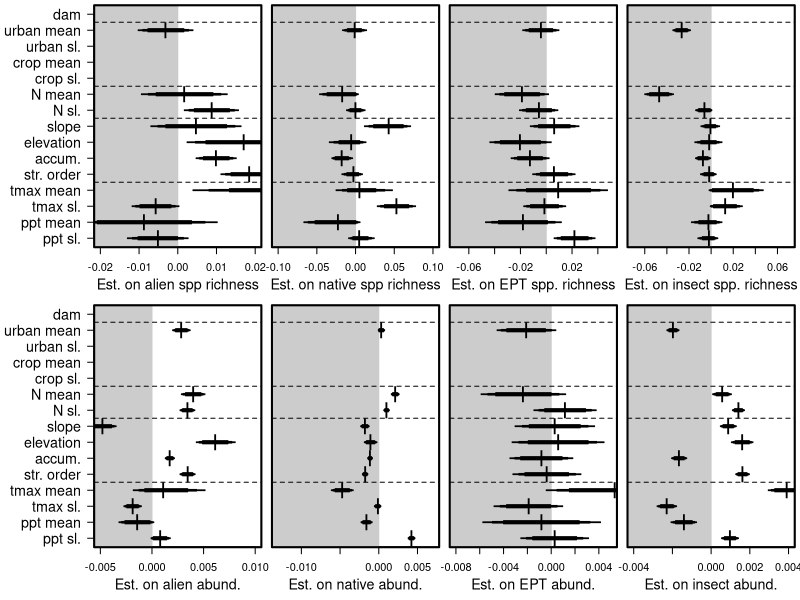

This figure's R source:
##Set working directory
setwd("C:/Users/ewelti/Desktop/git/EuroAquaticMacroInverts/")

# attach data
drivEst <- read.csv("outputs/Driver_metaanaly_Ests.csv")
head(drivEst)
unique(drivEst$Response)

options(scipen=999)

##save plot
tiff(filename = "Drivers_subs.tiff", width = 14, height = 9, units = 'in', res = 600, compression = 'lzw')

##layout
layout(mat = matrix(c(1:10), 
                        nrow = 2, 
                        ncol = 5),
       heights = c(2,2,2,2,2,2,2,2,2,2),
       widths = c(1,2,2,2,2,1,2,2,2,2))
#layout.show(10)

par(mar=c(4,0.4,0.4,0.4))
#empty plot for where the labels will go
plot(0, xaxt = 'n', yaxt = 'n', bty = 'n', pch = '', ylab = '', xlab = '')
plot(0, xaxt = 'n', yaxt = 'n', bty = 'n', pch = '', ylab = '', xlab = '')
#####################Sub metrics ##############################
#### alien_SppRich #####
sub <- subset(drivEst, Response == "alien_SppRich")
est <- sub$Estimate[2:16]
yy <- c(1,3,2,4,5,6,7,8,9,10,14,12,11,13,15)
plot(yy ~ est, ylab="",xlab="", yaxt="n", las=1, type="n",xlim=c(-0.02,0.02), cex=2)
axis(2, at=yy, labels=c("ppt sl.", "tmax sl.", "ppt mean", "tmax mean", "str. order",
    "accum.", "elevation", "slope", "N sl.", "N mean", "urban mean", "crop mean", "crop sl.",
    "urban sl.", "dam"), las=1,cex.axis=1.3)
title(xlab="Est. on alien spp richness", line=2.4,cex.lab=1.3)
polygon(x=c(-100,-100,0,0),
        y=c(-4,22,22,-4), col = "grey80", border = "grey80")
box(lwd=2)
points(yy ~ est, pch="l",cex=2)
yyy1=c(0.975,1.025,1.025,0.975)
yyy2=c(0.95,1.05,1.05,0.95)
yyy3=c(0.9,1.1,1.1,0.9)
polygon(x=c(sub$Q2.5[2], sub$Q2.5[2], sub$Q97.5[2], sub$Q97.5[2]),y=yyy1, col = 1, border = 1,lwd = 1)
polygon(x=c(sub$Q5[2], sub$Q5[2], sub$Q95[2], sub$Q95[2]),y=yyy2, col = 1, border = 1,lwd = 1)
polygon(x=c(sub$Q10[2], sub$Q10[2], sub$Q90[2], sub$Q90[2]),y=yyy3, col = 1, border = 1,lwd = 1)
polygon(x=c(sub$Q2.5[4], sub$Q2.5[4], sub$Q97.5[4], sub$Q97.5[4]),y=(yyy1+1), col = 1, border = 1,lwd = 1)
polygon(x=c(sub$Q5[4], sub$Q5[4], sub$Q95[4], sub$Q95[4]),y=(yyy2+1), col = 1, border = 1,lwd = 1)
polygon(x=c(sub$Q10[4], sub$Q10[4], sub$Q90[4], sub$Q90[4]),y=(yyy3+1), col = 1, border = 1,lwd = 1)
polygon(x=c(sub$Q2.5[3], sub$Q2.5[3], sub$Q97.5[3], sub$Q97.5[3]),y=(yyy1+2), col = 1, border = 1,lwd = 1)
polygon(x=c(sub$Q5[3], sub$Q5[3], sub$Q95[3], sub$Q95[3]),y=(yyy2+2), col = 1, border = 1,lwd = 1)
polygon(x=c(sub$Q10[3], sub$Q10[3], sub$Q90[3], sub$Q90[3]),y=(yyy3+2), col = 1, border = 1,lwd = 1)
polygon(x=c(sub$Q2.5[5], sub$Q2.5[5], sub$Q97.5[5], sub$Q97.5[5]),y=(yyy1+3), col = 1, border = 1,lwd = 1)
polygon(x=c(sub$Q5[5], sub$Q5[5], sub$Q95[5], sub$Q95[5]),y=(yyy2+3), col = 1, border = 1,lwd = 1)
polygon(x=c(sub$Q10[5], sub$Q10[5], sub$Q90[5], sub$Q90[5]),y=(yyy3+3), col = 1, border = 1,lwd = 1)
polygon(x=c(sub$Q2.5[6], sub$Q2.5[6], sub$Q97.5[6], sub$Q97.5[6]),y=(yyy1+4), col = 1, border = 1,lwd = 1)
polygon(x=c(sub$Q5[6], sub$Q5[6], sub$Q95[6], sub$Q95[6]),y=(yyy2+4), col = 1, border = 1,lwd = 1)
polygon(x=c(sub$Q10[6], sub$Q10[6], sub$Q90[6], sub$Q90[6]),y=(yyy3+4), col = 1, border = 1,lwd = 1)
polygon(x=c(sub$Q2.5[7], sub$Q2.5[7], sub$Q97.5[7], sub$Q97.5[7]),y=(yyy1+5), col = 1, border = 1,lwd = 1)
polygon(x=c(sub$Q5[7], sub$Q5[7], sub$Q95[7], sub$Q95[7]),y=(yyy2+5), col = 1, border = 1,lwd = 1)
polygon(x=c(sub$Q10[7], sub$Q10[7], sub$Q90[7], sub$Q90[7]),y=(yyy3+5), col = 1, border = 1,lwd = 1)
polygon(x=c(sub$Q2.5[8], sub$Q2.5[8], sub$Q97.5[8], sub$Q97.5[8]),y=(yyy1+6), col = 1, border = 1,lwd = 1)
polygon(x=c(sub$Q5[8], sub$Q5[8], sub$Q95[8], sub$Q95[8]),y=(yyy2+6), col = 1, border = 1,lwd = 1)
polygon(x=c(sub$Q10[8], sub$Q10[8], sub$Q90[8], sub$Q90[8]),y=(yyy3+6), col = 1, border = 1,lwd = 1)
polygon(x=c(sub$Q2.5[9], sub$Q2.5[9], sub$Q97.5[9], sub$Q97.5[9]),y=(yyy1+7), col = 1, border = 1,lwd = 1)
polygon(x=c(sub$Q5[9], sub$Q5[9], sub$Q95[9], sub$Q95[9]),y=(yyy2+7), col = 1, border = 1,lwd = 1)
polygon(x=c(sub$Q10[9], sub$Q10[9], sub$Q90[9], sub$Q90[9]),y=(yyy3+7), col = 1, border = 1,lwd = 1)
polygon(x=c(sub$Q2.5[10], sub$Q2.5[10], sub$Q97.5[10], sub$Q97.5[10]),y=(yyy1+8), col = 1, border = 1,lwd = 1)
polygon(x=c(sub$Q5[10], sub$Q5[10], sub$Q95[10], sub$Q95[10]),y=(yyy2+8), col = 1, border = 1,lwd = 1)
polygon(x=c(sub$Q10[10], sub$Q10[10], sub$Q90[10], sub$Q90[10]),y=(yyy3+8), col = 1, border = 1,lwd = 1)
polygon(x=c(sub$Q2.5[11], sub$Q2.5[11], sub$Q97.5[11], sub$Q97.5[11]),y=(yyy1+9), col = 1, border = 1,lwd = 1)
polygon(x=c(sub$Q5[11], sub$Q5[11], sub$Q95[11], sub$Q95[11]),y=(yyy2+9), col = 1, border = 1,lwd = 1)
polygon(x=c(sub$Q10[11], sub$Q10[11], sub$Q90[11], sub$Q90[11]),y=(yyy3+9), col = 1, border = 1,lwd = 1)
polygon(x=c(sub$Q2.5[14], sub$Q2.5[14], sub$Q97.5[14], sub$Q97.5[14]),y=(yyy1+10), col = 1, border = 1,lwd = 1)
polygon(x=c(sub$Q5[14], sub$Q5[14], sub$Q95[14], sub$Q95[14]),y=(yyy2+10), col = 1, border = 1,lwd = 1)
polygon(x=c(sub$Q10[14], sub$Q10[14], sub$Q90[14], sub$Q90[14]),y=(yyy3+10), col = 1, border = 1,lwd = 1)
polygon(x=c(sub$Q2.5[13], sub$Q2.5[13], sub$Q97.5[13], sub$Q97.5[13]),y=(yyy1+11), col = 1, border = 1,lwd = 1)
polygon(x=c(sub$Q5[13], sub$Q5[13], sub$Q95[13], sub$Q95[13]),y=(yyy2+11), col = 1, border = 1,lwd = 1)
polygon(x=c(sub$Q10[13], sub$Q10[13], sub$Q90[13], sub$Q90[13]),y=(yyy3+11), col = 1, border = 1,lwd = 1)
polygon(x=c(sub$Q2.5[15], sub$Q2.5[15], sub$Q97.5[15], sub$Q97.5[15]),y=(yyy1+12), col = 1, border = 1,lwd = 1)
polygon(x=c(sub$Q5[15], sub$Q5[15], sub$Q95[15], sub$Q95[15]),y=(yyy2+12), col = 1, border = 1,lwd = 1)
polygon(x=c(sub$Q10[15], sub$Q10[15], sub$Q90[15], sub$Q90[15]),y=(yyy3+12), col = 1, border = 1,lwd = 1)
polygon(x=c(sub$Q2.5[12], sub$Q2.5[12], sub$Q97.5[12], sub$Q97.5[12]),y=(yyy1+13), col = 1, border = 1,lwd = 1)
polygon(x=c(sub$Q5[12], sub$Q5[12], sub$Q95[12], sub$Q95[12]),y=(yyy2+13), col = 1, border = 1,lwd = 1)
polygon(x=c(sub$Q10[12], sub$Q10[12], sub$Q90[12], sub$Q90[12]),y=(yyy3+13), col = 1, border = 1,lwd = 1)
polygon(x=c(sub$Q2.5[16], sub$Q2.5[16], sub$Q97.5[16], sub$Q97.5[16]),y=(yyy1+14), col = 1, border = 1,lwd = 1)
polygon(x=c(sub$Q5[16], sub$Q5[16], sub$Q95[16], sub$Q95[16]),y=(yyy2+14), col = 1, border = 1,lwd = 1)
polygon(x=c(sub$Q10[16], sub$Q10[16], sub$Q90[16], sub$Q90[16]),y=(yyy3+14), col = 1, border = 1,lwd = 1)
abline(h=4.5,lty=2)
abline(h=8.5,lty=2)
abline(h=10.5,lty=2)
abline(h=14.5,lty=2)

#### alien_abund #####
sub <- subset(drivEst, Response == "alien_abund")
est <- sub$Estimate[2:16]
plot(yy ~ est, ylab="",xlab="", yaxt="n", las=1, type="n",xlim=c(-0.005,0.01), cex=2)
title(xlab="Est. on alien abund.", line=2.4,cex.lab=1.3)
axis(2, at=yy, labels=c("ppt sl.", "tmax sl.", "ppt mean", "tmax mean", "str. order",
    "accum.", "elevation", "slope", "N sl.", "N mean", "urban mean", "crop mean", "crop sl.",
    "urban sl.", "dam"), las=1,cex.axis=1.3)
polygon(x=c(-100,-100,0,0),
        y=c(-4,22,22,-4), col = "grey80", border = "grey80")
box(lwd=2)
points(yy ~ est, pch="l",cex=2)
polygon(x=c(sub$Q2.5[2], sub$Q2.5[2], sub$Q97.5[2], sub$Q97.5[2]),y=yyy1, col = 1, border = 1,lwd = 1)
polygon(x=c(sub$Q5[2], sub$Q5[2], sub$Q95[2], sub$Q95[2]),y=yyy2, col = 1, border = 1,lwd = 1)
polygon(x=c(sub$Q10[2], sub$Q10[2], sub$Q90[2], sub$Q90[2]),y=yyy3, col = 1, border = 1,lwd = 1)
polygon(x=c(sub$Q2.5[4], sub$Q2.5[4], sub$Q97.5[4], sub$Q97.5[4]),y=(yyy1+1), col = 1, border = 1,lwd = 1)
polygon(x=c(sub$Q5[4], sub$Q5[4], sub$Q95[4], sub$Q95[4]),y=(yyy2+1), col = 1, border = 1,lwd = 1)
polygon(x=c(sub$Q10[4], sub$Q10[4], sub$Q90[4], sub$Q90[4]),y=(yyy3+1), col = 1, border = 1,lwd = 1)
polygon(x=c(sub$Q2.5[3], sub$Q2.5[3], sub$Q97.5[3], sub$Q97.5[3]),y=(yyy1+2), col = 1, border = 1,lwd = 1)
polygon(x=c(sub$Q5[3], sub$Q5[3], sub$Q95[3], sub$Q95[3]),y=(yyy2+2), col = 1, border = 1,lwd = 1)
polygon(x=c(sub$Q10[3], sub$Q10[3], sub$Q90[3], sub$Q90[3]),y=(yyy3+2), col = 1, border = 1,lwd = 1)
polygon(x=c(sub$Q2.5[5], sub$Q2.5[5], sub$Q97.5[5], sub$Q97.5[5]),y=(yyy1+3), col = 1, border = 1,lwd = 1)
polygon(x=c(sub$Q5[5], sub$Q5[5], sub$Q95[5], sub$Q95[5]),y=(yyy2+3), col = 1, border = 1,lwd = 1)
polygon(x=c(sub$Q10[5], sub$Q10[5], sub$Q90[5], sub$Q90[5]),y=(yyy3+3), col = 1, border = 1,lwd = 1)
polygon(x=c(sub$Q2.5[6], sub$Q2.5[6], sub$Q97.5[6], sub$Q97.5[6]),y=(yyy1+4), col = 1, border = 1,lwd = 1)
polygon(x=c(sub$Q5[6], sub$Q5[6], sub$Q95[6], sub$Q95[6]),y=(yyy2+4), col = 1, border = 1,lwd = 1)
polygon(x=c(sub$Q10[6], sub$Q10[6], sub$Q90[6], sub$Q90[6]),y=(yyy3+4), col = 1, border = 1,lwd = 1)
polygon(x=c(sub$Q2.5[7], sub$Q2.5[7], sub$Q97.5[7], sub$Q97.5[7]),y=(yyy1+5), col = 1, border = 1,lwd = 1)
polygon(x=c(sub$Q5[7], sub$Q5[7], sub$Q95[7], sub$Q95[7]),y=(yyy2+5), col = 1, border = 1,lwd = 1)
polygon(x=c(sub$Q10[7], sub$Q10[7], sub$Q90[7], sub$Q90[7]),y=(yyy3+5), col = 1, border = 1,lwd = 1)
polygon(x=c(sub$Q2.5[8], sub$Q2.5[8], sub$Q97.5[8], sub$Q97.5[8]),y=(yyy1+6), col = 1, border = 1,lwd = 1)
polygon(x=c(sub$Q5[8], sub$Q5[8], sub$Q95[8], sub$Q95[8]),y=(yyy2+6), col = 1, border = 1,lwd = 1)
polygon(x=c(sub$Q10[8], sub$Q10[8], sub$Q90[8], sub$Q90[8]),y=(yyy3+6), col = 1, border = 1,lwd = 1)
polygon(x=c(sub$Q2.5[9], sub$Q2.5[9], sub$Q97.5[9], sub$Q97.5[9]),y=(yyy1+7), col = 1, border = 1,lwd = 1)
polygon(x=c(sub$Q5[9], sub$Q5[9], sub$Q95[9], sub$Q95[9]),y=(yyy2+7), col = 1, border = 1,lwd = 1)
polygon(x=c(sub$Q10[9], sub$Q10[9], sub$Q90[9], sub$Q90[9]),y=(yyy3+7), col = 1, border = 1,lwd = 1)
polygon(x=c(sub$Q2.5[10], sub$Q2.5[10], sub$Q97.5[10], sub$Q97.5[10]),y=(yyy1+8), col = 1, border = 1,lwd = 1)
polygon(x=c(sub$Q5[10], sub$Q5[10], sub$Q95[10], sub$Q95[10]),y=(yyy2+8), col = 1, border = 1,lwd = 1)
polygon(x=c(sub$Q10[10], sub$Q10[10], sub$Q90[10], sub$Q90[10]),y=(yyy3+8), col = 1, border = 1,lwd = 1)
polygon(x=c(sub$Q2.5[11], sub$Q2.5[11], sub$Q97.5[11], sub$Q97.5[11]),y=(yyy1+9), col = 1, border = 1,lwd = 1)
polygon(x=c(sub$Q5[11], sub$Q5[11], sub$Q95[11], sub$Q95[11]),y=(yyy2+9), col = 1, border = 1,lwd = 1)
polygon(x=c(sub$Q10[11], sub$Q10[11], sub$Q90[11], sub$Q90[11]),y=(yyy3+9), col = 1, border = 1,lwd = 1)
polygon(x=c(sub$Q2.5[14], sub$Q2.5[14], sub$Q97.5[14], sub$Q97.5[14]),y=(yyy1+10), col = 1, border = 1,lwd = 1)
polygon(x=c(sub$Q5[14], sub$Q5[14], sub$Q95[14], sub$Q95[14]),y=(yyy2+10), col = 1, border = 1,lwd = 1)
polygon(x=c(sub$Q10[14], sub$Q10[14], sub$Q90[14], sub$Q90[14]),y=(yyy3+10), col = 1, border = 1,lwd = 1)
polygon(x=c(sub$Q2.5[13], sub$Q2.5[13], sub$Q97.5[13], sub$Q97.5[13]),y=(yyy1+11), col = 1, border = 1,lwd = 1)
polygon(x=c(sub$Q5[13], sub$Q5[13], sub$Q95[13], sub$Q95[13]),y=(yyy2+11), col = 1, border = 1,lwd = 1)
polygon(x=c(sub$Q10[13], sub$Q10[13], sub$Q90[13], sub$Q90[13]),y=(yyy3+11), col = 1, border = 1,lwd = 1)
polygon(x=c(sub$Q2.5[15], sub$Q2.5[15], sub$Q97.5[15], sub$Q97.5[15]),y=(yyy1+12), col = 1, border = 1,lwd = 1)
polygon(x=c(sub$Q5[15], sub$Q5[15], sub$Q95[15], sub$Q95[15]),y=(yyy2+12), col = 1, border = 1,lwd = 1)
polygon(x=c(sub$Q10[15], sub$Q10[15], sub$Q90[15], sub$Q90[15]),y=(yyy3+12), col = 1, border = 1,lwd = 1)
polygon(x=c(sub$Q2.5[12], sub$Q2.5[12], sub$Q97.5[12], sub$Q97.5[12]),y=(yyy1+13), col = 1, border = 1,lwd = 1)
polygon(x=c(sub$Q5[12], sub$Q5[12], sub$Q95[12], sub$Q95[12]),y=(yyy2+13), col = 1, border = 1,lwd = 1)
polygon(x=c(sub$Q10[12], sub$Q10[12], sub$Q90[12], sub$Q90[12]),y=(yyy3+13), col = 1, border = 1,lwd = 1)
polygon(x=c(sub$Q2.5[16], sub$Q2.5[16], sub$Q97.5[16], sub$Q97.5[16]),y=(yyy1+14), col = 1, border = 1,lwd = 1)
polygon(x=c(sub$Q5[16], sub$Q5[16], sub$Q95[16], sub$Q95[16]),y=(yyy2+14), col = 1, border = 1,lwd = 1)
polygon(x=c(sub$Q10[16], sub$Q10[16], sub$Q90[16], sub$Q90[16]),y=(yyy3+14), col = 1, border = 1,lwd = 1)
abline(h=4.5,lty=2)
abline(h=8.5,lty=2)
abline(h=10.5,lty=2)
abline(h=14.5,lty=2)

#### native_SppRich #####
sub <- subset(drivEst, Response == "native_SppRich")
est <- sub$Estimate[2:16]
plot(yy ~ est, ylab="",xlab="", yaxt="n", las=1, type="n",xlim=c(-0.1,0.1), cex=2)
title(xlab="Est. on native spp richness", line=2.4,cex.lab=1.3)
polygon(x=c(-100,-100,0,0),
        y=c(-4,22,22,-4), col = "grey80", border = "grey80")
box(lwd=2)
points(yy ~ est, pch="l",cex=2)
polygon(x=c(sub$Q2.5[2], sub$Q2.5[2], sub$Q97.5[2], sub$Q97.5[2]),y=yyy1, col = 1, border = 1,lwd = 1)
polygon(x=c(sub$Q5[2], sub$Q5[2], sub$Q95[2], sub$Q95[2]),y=yyy2, col = 1, border = 1,lwd = 1)
polygon(x=c(sub$Q10[2], sub$Q10[2], sub$Q90[2], sub$Q90[2]),y=yyy3, col = 1, border = 1,lwd = 1)
polygon(x=c(sub$Q2.5[4], sub$Q2.5[4], sub$Q97.5[4], sub$Q97.5[4]),y=(yyy1+1), col = 1, border = 1,lwd = 1)
polygon(x=c(sub$Q5[4], sub$Q5[4], sub$Q95[4], sub$Q95[4]),y=(yyy2+1), col = 1, border = 1,lwd = 1)
polygon(x=c(sub$Q10[4], sub$Q10[4], sub$Q90[4], sub$Q90[4]),y=(yyy3+1), col = 1, border = 1,lwd = 1)
polygon(x=c(sub$Q2.5[3], sub$Q2.5[3], sub$Q97.5[3], sub$Q97.5[3]),y=(yyy1+2), col = 1, border = 1,lwd = 1)
polygon(x=c(sub$Q5[3], sub$Q5[3], sub$Q95[3], sub$Q95[3]),y=(yyy2+2), col = 1, border = 1,lwd = 1)
polygon(x=c(sub$Q10[3], sub$Q10[3], sub$Q90[3], sub$Q90[3]),y=(yyy3+2), col = 1, border = 1,lwd = 1)
polygon(x=c(sub$Q2.5[5], sub$Q2.5[5], sub$Q97.5[5], sub$Q97.5[5]),y=(yyy1+3), col = 1, border = 1,lwd = 1)
polygon(x=c(sub$Q5[5], sub$Q5[5], sub$Q95[5], sub$Q95[5]),y=(yyy2+3), col = 1, border = 1,lwd = 1)
polygon(x=c(sub$Q10[5], sub$Q10[5], sub$Q90[5], sub$Q90[5]),y=(yyy3+3), col = 1, border = 1,lwd = 1)
polygon(x=c(sub$Q2.5[6], sub$Q2.5[6], sub$Q97.5[6], sub$Q97.5[6]),y=(yyy1+4), col = 1, border = 1,lwd = 1)
polygon(x=c(sub$Q5[6], sub$Q5[6], sub$Q95[6], sub$Q95[6]),y=(yyy2+4), col = 1, border = 1,lwd = 1)
polygon(x=c(sub$Q10[6], sub$Q10[6], sub$Q90[6], sub$Q90[6]),y=(yyy3+4), col = 1, border = 1,lwd = 1)
polygon(x=c(sub$Q2.5[7], sub$Q2.5[7], sub$Q97.5[7], sub$Q97.5[7]),y=(yyy1+5), col = 1, border = 1,lwd = 1)
polygon(x=c(sub$Q5[7], sub$Q5[7], sub$Q95[7], sub$Q95[7]),y=(yyy2+5), col = 1, border = 1,lwd = 1)
polygon(x=c(sub$Q10[7], sub$Q10[7], sub$Q90[7], sub$Q90[7]),y=(yyy3+5), col = 1, border = 1,lwd = 1)
polygon(x=c(sub$Q2.5[8], sub$Q2.5[8], sub$Q97.5[8], sub$Q97.5[8]),y=(yyy1+6), col = 1, border = 1,lwd = 1)
polygon(x=c(sub$Q5[8], sub$Q5[8], sub$Q95[8], sub$Q95[8]),y=(yyy2+6), col = 1, border = 1,lwd = 1)
polygon(x=c(sub$Q10[8], sub$Q10[8], sub$Q90[8], sub$Q90[8]),y=(yyy3+6), col = 1, border = 1,lwd = 1)
polygon(x=c(sub$Q2.5[9], sub$Q2.5[9], sub$Q97.5[9], sub$Q97.5[9]),y=(yyy1+7), col = 1, border = 1,lwd = 1)
polygon(x=c(sub$Q5[9], sub$Q5[9], sub$Q95[9], sub$Q95[9]),y=(yyy2+7), col = 1, border = 1,lwd = 1)
polygon(x=c(sub$Q10[9], sub$Q10[9], sub$Q90[9], sub$Q90[9]),y=(yyy3+7), col = 1, border = 1,lwd = 1)
polygon(x=c(sub$Q2.5[10], sub$Q2.5[10], sub$Q97.5[10], sub$Q97.5[10]),y=(yyy1+8), col = 1, border = 1,lwd = 1)
polygon(x=c(sub$Q5[10], sub$Q5[10], sub$Q95[10], sub$Q95[10]),y=(yyy2+8), col = 1, border = 1,lwd = 1)
polygon(x=c(sub$Q10[10], sub$Q10[10], sub$Q90[10], sub$Q90[10]),y=(yyy3+8), col = 1, border = 1,lwd = 1)
polygon(x=c(sub$Q2.5[11], sub$Q2.5[11], sub$Q97.5[11], sub$Q97.5[11]),y=(yyy1+9), col = 1, border = 1,lwd = 1)
polygon(x=c(sub$Q5[11], sub$Q5[11], sub$Q95[11], sub$Q95[11]),y=(yyy2+9), col = 1, border = 1,lwd = 1)
polygon(x=c(sub$Q10[11], sub$Q10[11], sub$Q90[11], sub$Q90[11]),y=(yyy3+9), col = 1, border = 1,lwd = 1)
polygon(x=c(sub$Q2.5[14], sub$Q2.5[14], sub$Q97.5[14], sub$Q97.5[14]),y=(yyy1+10), col = 1, border = 1,lwd = 1)
polygon(x=c(sub$Q5[14], sub$Q5[14], sub$Q95[14], sub$Q95[14]),y=(yyy2+10), col = 1, border = 1,lwd = 1)
polygon(x=c(sub$Q10[14], sub$Q10[14], sub$Q90[14], sub$Q90[14]),y=(yyy3+10), col = 1, border = 1,lwd = 1)
polygon(x=c(sub$Q2.5[13], sub$Q2.5[13], sub$Q97.5[13], sub$Q97.5[13]),y=(yyy1+11), col = 1, border = 1,lwd = 1)
polygon(x=c(sub$Q5[13], sub$Q5[13], sub$Q95[13], sub$Q95[13]),y=(yyy2+11), col = 1, border = 1,lwd = 1)
polygon(x=c(sub$Q10[13], sub$Q10[13], sub$Q90[13], sub$Q90[13]),y=(yyy3+11), col = 1, border = 1,lwd = 1)
polygon(x=c(sub$Q2.5[15], sub$Q2.5[15], sub$Q97.5[15], sub$Q97.5[15]),y=(yyy1+12), col = 1, border = 1,lwd = 1)
polygon(x=c(sub$Q5[15], sub$Q5[15], sub$Q95[15], sub$Q95[15]),y=(yyy2+12), col = 1, border = 1,lwd = 1)
polygon(x=c(sub$Q10[15], sub$Q10[15], sub$Q90[15], sub$Q90[15]),y=(yyy3+12), col = 1, border = 1,lwd = 1)
polygon(x=c(sub$Q2.5[12], sub$Q2.5[12], sub$Q97.5[12], sub$Q97.5[12]),y=(yyy1+13), col = 1, border = 1,lwd = 1)
polygon(x=c(sub$Q5[12], sub$Q5[12], sub$Q95[12], sub$Q95[12]),y=(yyy2+13), col = 1, border = 1,lwd = 1)
polygon(x=c(sub$Q10[12], sub$Q10[12], sub$Q90[12], sub$Q90[12]),y=(yyy3+13), col = 1, border = 1,lwd = 1)
polygon(x=c(sub$Q2.5[16], sub$Q2.5[16], sub$Q97.5[16], sub$Q97.5[16]),y=(yyy1+14), col = 1, border = 1,lwd = 1)
polygon(x=c(sub$Q5[16], sub$Q5[16], sub$Q95[16], sub$Q95[16]),y=(yyy2+14), col = 1, border = 1,lwd = 1)
polygon(x=c(sub$Q10[16], sub$Q10[16], sub$Q90[16], sub$Q90[16]),y=(yyy3+14), col = 1, border = 1,lwd = 1)
abline(h=4.5,lty=2)
abline(h=8.5,lty=2)
abline(h=10.5,lty=2)
abline(h=14.5,lty=2)

#### native_abund #####
sub <- subset(drivEst, Response == "native_abund")
est <- sub$Estimate[2:16]
plot(yy ~ est, ylab="",xlab="", yaxt="n", las=1, type="n",xlim=c(-0.013,0.007), cex=2)
title(xlab="Est. on native abund.", line=2.4,cex.lab=1.3)
polygon(x=c(-100,-100,0,0),
        y=c(-4,22,22,-4), col = "grey80", border = "grey80")
box(lwd=2)
points(yy ~ est, pch="l",cex=2)
polygon(x=c(sub$Q2.5[2], sub$Q2.5[2], sub$Q97.5[2], sub$Q97.5[2]),y=yyy1, col = 1, border = 1,lwd = 1)
polygon(x=c(sub$Q5[2], sub$Q5[2], sub$Q95[2], sub$Q95[2]),y=yyy2, col = 1, border = 1,lwd = 1)
polygon(x=c(sub$Q10[2], sub$Q10[2], sub$Q90[2], sub$Q90[2]),y=yyy3, col = 1, border = 1,lwd = 1)
polygon(x=c(sub$Q2.5[4], sub$Q2.5[4], sub$Q97.5[4], sub$Q97.5[4]),y=(yyy1+1), col = 1, border = 1,lwd = 1)
polygon(x=c(sub$Q5[4], sub$Q5[4], sub$Q95[4], sub$Q95[4]),y=(yyy2+1), col = 1, border = 1,lwd = 1)
polygon(x=c(sub$Q10[4], sub$Q10[4], sub$Q90[4], sub$Q90[4]),y=(yyy3+1), col = 1, border = 1,lwd = 1)
polygon(x=c(sub$Q2.5[3], sub$Q2.5[3], sub$Q97.5[3], sub$Q97.5[3]),y=(yyy1+2), col = 1, border = 1,lwd = 1)
polygon(x=c(sub$Q5[3], sub$Q5[3], sub$Q95[3], sub$Q95[3]),y=(yyy2+2), col = 1, border = 1,lwd = 1)
polygon(x=c(sub$Q10[3], sub$Q10[3], sub$Q90[3], sub$Q90[3]),y=(yyy3+2), col = 1, border = 1,lwd = 1)
polygon(x=c(sub$Q2.5[5], sub$Q2.5[5], sub$Q97.5[5], sub$Q97.5[5]),y=(yyy1+3), col = 1, border = 1,lwd = 1)
polygon(x=c(sub$Q5[5], sub$Q5[5], sub$Q95[5], sub$Q95[5]),y=(yyy2+3), col = 1, border = 1,lwd = 1)
polygon(x=c(sub$Q10[5], sub$Q10[5], sub$Q90[5], sub$Q90[5]),y=(yyy3+3), col = 1, border = 1,lwd = 1)
polygon(x=c(sub$Q2.5[6], sub$Q2.5[6], sub$Q97.5[6], sub$Q97.5[6]),y=(yyy1+4), col = 1, border = 1,lwd = 1)
polygon(x=c(sub$Q5[6], sub$Q5[6], sub$Q95[6], sub$Q95[6]),y=(yyy2+4), col = 1, border = 1,lwd = 1)
polygon(x=c(sub$Q10[6], sub$Q10[6], sub$Q90[6], sub$Q90[6]),y=(yyy3+4), col = 1, border = 1,lwd = 1)
polygon(x=c(sub$Q2.5[7], sub$Q2.5[7], sub$Q97.5[7], sub$Q97.5[7]),y=(yyy1+5), col = 1, border = 1,lwd = 1)
polygon(x=c(sub$Q5[7], sub$Q5[7], sub$Q95[7], sub$Q95[7]),y=(yyy2+5), col = 1, border = 1,lwd = 1)
polygon(x=c(sub$Q10[7], sub$Q10[7], sub$Q90[7], sub$Q90[7]),y=(yyy3+5), col = 1, border = 1,lwd = 1)
polygon(x=c(sub$Q2.5[8], sub$Q2.5[8], sub$Q97.5[8], sub$Q97.5[8]),y=(yyy1+6), col = 1, border = 1,lwd = 1)
polygon(x=c(sub$Q5[8], sub$Q5[8], sub$Q95[8], sub$Q95[8]),y=(yyy2+6), col = 1, border = 1,lwd = 1)
polygon(x=c(sub$Q10[8], sub$Q10[8], sub$Q90[8], sub$Q90[8]),y=(yyy3+6), col = 1, border = 1,lwd = 1)
polygon(x=c(sub$Q2.5[9], sub$Q2.5[9], sub$Q97.5[9], sub$Q97.5[9]),y=(yyy1+7), col = 1, border = 1,lwd = 1)
polygon(x=c(sub$Q5[9], sub$Q5[9], sub$Q95[9], sub$Q95[9]),y=(yyy2+7), col = 1, border = 1,lwd = 1)
polygon(x=c(sub$Q10[9], sub$Q10[9], sub$Q90[9], sub$Q90[9]),y=(yyy3+7), col = 1, border = 1,lwd = 1)
polygon(x=c(sub$Q2.5[10], sub$Q2.5[10], sub$Q97.5[10], sub$Q97.5[10]),y=(yyy1+8), col = 1, border = 1,lwd = 1)
polygon(x=c(sub$Q5[10], sub$Q5[10], sub$Q95[10], sub$Q95[10]),y=(yyy2+8), col = 1, border = 1,lwd = 1)
polygon(x=c(sub$Q10[10], sub$Q10[10], sub$Q90[10], sub$Q90[10]),y=(yyy3+8), col = 1, border = 1,lwd = 1)
polygon(x=c(sub$Q2.5[11], sub$Q2.5[11], sub$Q97.5[11], sub$Q97.5[11]),y=(yyy1+9), col = 1, border = 1,lwd = 1)
polygon(x=c(sub$Q5[11], sub$Q5[11], sub$Q95[11], sub$Q95[11]),y=(yyy2+9), col = 1, border = 1,lwd = 1)
polygon(x=c(sub$Q10[11], sub$Q10[11], sub$Q90[11], sub$Q90[11]),y=(yyy3+9), col = 1, border = 1,lwd = 1)
polygon(x=c(sub$Q2.5[14], sub$Q2.5[14], sub$Q97.5[14], sub$Q97.5[14]),y=(yyy1+10), col = 1, border = 1,lwd = 1)
polygon(x=c(sub$Q5[14], sub$Q5[14], sub$Q95[14], sub$Q95[14]),y=(yyy2+10), col = 1, border = 1,lwd = 1)
polygon(x=c(sub$Q10[14], sub$Q10[14], sub$Q90[14], sub$Q90[14]),y=(yyy3+10), col = 1, border = 1,lwd = 1)
polygon(x=c(sub$Q2.5[13], sub$Q2.5[13], sub$Q97.5[13], sub$Q97.5[13]),y=(yyy1+11), col = 1, border = 1,lwd = 1)
polygon(x=c(sub$Q5[13], sub$Q5[13], sub$Q95[13], sub$Q95[13]),y=(yyy2+11), col = 1, border = 1,lwd = 1)
polygon(x=c(sub$Q10[13], sub$Q10[13], sub$Q90[13], sub$Q90[13]),y=(yyy3+11), col = 1, border = 1,lwd = 1)
polygon(x=c(sub$Q2.5[15], sub$Q2.5[15], sub$Q97.5[15], sub$Q97.5[15]),y=(yyy1+12), col = 1, border = 1,lwd = 1)
polygon(x=c(sub$Q5[15], sub$Q5[15], sub$Q95[15], sub$Q95[15]),y=(yyy2+12), col = 1, border = 1,lwd = 1)
polygon(x=c(sub$Q10[15], sub$Q10[15], sub$Q90[15], sub$Q90[15]),y=(yyy3+12), col = 1, border = 1,lwd = 1)
polygon(x=c(sub$Q2.5[12], sub$Q2.5[12], sub$Q97.5[12], sub$Q97.5[12]),y=(yyy1+13), col = 1, border = 1,lwd = 1)
polygon(x=c(sub$Q5[12], sub$Q5[12], sub$Q95[12], sub$Q95[12]),y=(yyy2+13), col = 1, border = 1,lwd = 1)
polygon(x=c(sub$Q10[12], sub$Q10[12], sub$Q90[12], sub$Q90[12]),y=(yyy3+13), col = 1, border = 1,lwd = 1)
polygon(x=c(sub$Q2.5[16], sub$Q2.5[16], sub$Q97.5[16], sub$Q97.5[16]),y=(yyy1+14), col = 1, border = 1,lwd = 1)
polygon(x=c(sub$Q5[16], sub$Q5[16], sub$Q95[16], sub$Q95[16]),y=(yyy2+14), col = 1, border = 1,lwd = 1)
polygon(x=c(sub$Q10[16], sub$Q10[16], sub$Q90[16], sub$Q90[16]),y=(yyy3+14), col = 1, border = 1,lwd = 1)
abline(h=4.5,lty=2)
abline(h=8.5,lty=2)
abline(h=10.5,lty=2)
abline(h=14.5,lty=2)

#### EPT_SppRich #####
sub <- subset(drivEst, Response == "EPT_SppRich")
est <- sub$Estimate[2:16]
plot(yy ~ est, ylab="",xlab="", yaxt="n", las=1, type="n",xlim=c(-0.07,0.05), cex=2)
title(xlab="Est. on EPT spp. richness", line=2.4,cex.lab=1.3)
polygon(x=c(-100,-100,0,0),
        y=c(-4,22,22,-4), col = "grey80", border = "grey80")
box(lwd=2)
points(yy ~ est, pch="l",cex=2)
polygon(x=c(sub$Q2.5[2], sub$Q2.5[2], sub$Q97.5[2], sub$Q97.5[2]),y=yyy1, col = 1, border = 1,lwd = 1)
polygon(x=c(sub$Q5[2], sub$Q5[2], sub$Q95[2], sub$Q95[2]),y=yyy2, col = 1, border = 1,lwd = 1)
polygon(x=c(sub$Q10[2], sub$Q10[2], sub$Q90[2], sub$Q90[2]),y=yyy3, col = 1, border = 1,lwd = 1)
polygon(x=c(sub$Q2.5[4], sub$Q2.5[4], sub$Q97.5[4], sub$Q97.5[4]),y=(yyy1+1), col = 1, border = 1,lwd = 1)
polygon(x=c(sub$Q5[4], sub$Q5[4], sub$Q95[4], sub$Q95[4]),y=(yyy2+1), col = 1, border = 1,lwd = 1)
polygon(x=c(sub$Q10[4], sub$Q10[4], sub$Q90[4], sub$Q90[4]),y=(yyy3+1), col = 1, border = 1,lwd = 1)
polygon(x=c(sub$Q2.5[3], sub$Q2.5[3], sub$Q97.5[3], sub$Q97.5[3]),y=(yyy1+2), col = 1, border = 1,lwd = 1)
polygon(x=c(sub$Q5[3], sub$Q5[3], sub$Q95[3], sub$Q95[3]),y=(yyy2+2), col = 1, border = 1,lwd = 1)
polygon(x=c(sub$Q10[3], sub$Q10[3], sub$Q90[3], sub$Q90[3]),y=(yyy3+2), col = 1, border = 1,lwd = 1)
polygon(x=c(sub$Q2.5[5], sub$Q2.5[5], sub$Q97.5[5], sub$Q97.5[5]),y=(yyy1+3), col = 1, border = 1,lwd = 1)
polygon(x=c(sub$Q5[5], sub$Q5[5], sub$Q95[5], sub$Q95[5]),y=(yyy2+3), col = 1, border = 1,lwd = 1)
polygon(x=c(sub$Q10[5], sub$Q10[5], sub$Q90[5], sub$Q90[5]),y=(yyy3+3), col = 1, border = 1,lwd = 1)
polygon(x=c(sub$Q2.5[6], sub$Q2.5[6], sub$Q97.5[6], sub$Q97.5[6]),y=(yyy1+4), col = 1, border = 1,lwd = 1)
polygon(x=c(sub$Q5[6], sub$Q5[6], sub$Q95[6], sub$Q95[6]),y=(yyy2+4), col = 1, border = 1,lwd = 1)
polygon(x=c(sub$Q10[6], sub$Q10[6], sub$Q90[6], sub$Q90[6]),y=(yyy3+4), col = 1, border = 1,lwd = 1)
polygon(x=c(sub$Q2.5[7], sub$Q2.5[7], sub$Q97.5[7], sub$Q97.5[7]),y=(yyy1+5), col = 1, border = 1,lwd = 1)
polygon(x=c(sub$Q5[7], sub$Q5[7], sub$Q95[7], sub$Q95[7]),y=(yyy2+5), col = 1, border = 1,lwd = 1)
polygon(x=c(sub$Q10[7], sub$Q10[7], sub$Q90[7], sub$Q90[7]),y=(yyy3+5), col = 1, border = 1,lwd = 1)
polygon(x=c(sub$Q2.5[8], sub$Q2.5[8], sub$Q97.5[8], sub$Q97.5[8]),y=(yyy1+6), col = 1, border = 1,lwd = 1)
polygon(x=c(sub$Q5[8], sub$Q5[8], sub$Q95[8], sub$Q95[8]),y=(yyy2+6), col = 1, border = 1,lwd = 1)
polygon(x=c(sub$Q10[8], sub$Q10[8], sub$Q90[8], sub$Q90[8]),y=(yyy3+6), col = 1, border = 1,lwd = 1)
polygon(x=c(sub$Q2.5[9], sub$Q2.5[9], sub$Q97.5[9], sub$Q97.5[9]),y=(yyy1+7), col = 1, border = 1,lwd = 1)
polygon(x=c(sub$Q5[9], sub$Q5[9], sub$Q95[9], sub$Q95[9]),y=(yyy2+7), col = 1, border = 1,lwd = 1)
polygon(x=c(sub$Q10[9], sub$Q10[9], sub$Q90[9], sub$Q90[9]),y=(yyy3+7), col = 1, border = 1,lwd = 1)
polygon(x=c(sub$Q2.5[10], sub$Q2.5[10], sub$Q97.5[10], sub$Q97.5[10]),y=(yyy1+8), col = 1, border = 1,lwd = 1)
polygon(x=c(sub$Q5[10], sub$Q5[10], sub$Q95[10], sub$Q95[10]),y=(yyy2+8), col = 1, border = 1,lwd = 1)
polygon(x=c(sub$Q10[10], sub$Q10[10], sub$Q90[10], sub$Q90[10]),y=(yyy3+8), col = 1, border = 1,lwd = 1)
polygon(x=c(sub$Q2.5[11], sub$Q2.5[11], sub$Q97.5[11], sub$Q97.5[11]),y=(yyy1+9), col = 1, border = 1,lwd = 1)
polygon(x=c(sub$Q5[11], sub$Q5[11], sub$Q95[11], sub$Q95[11]),y=(yyy2+9), col = 1, border = 1,lwd = 1)
polygon(x=c(sub$Q10[11], sub$Q10[11], sub$Q90[11], sub$Q90[11]),y=(yyy3+9), col = 1, border = 1,lwd = 1)
polygon(x=c(sub$Q2.5[14], sub$Q2.5[14], sub$Q97.5[14], sub$Q97.5[14]),y=(yyy1+10), col = 1, border = 1,lwd = 1)
polygon(x=c(sub$Q5[14], sub$Q5[14], sub$Q95[14], sub$Q95[14]),y=(yyy2+10), col = 1, border = 1,lwd = 1)
polygon(x=c(sub$Q10[14], sub$Q10[14], sub$Q90[14], sub$Q90[14]),y=(yyy3+10), col = 1, border = 1,lwd = 1)
polygon(x=c(sub$Q2.5[13], sub$Q2.5[13], sub$Q97.5[13], sub$Q97.5[13]),y=(yyy1+11), col = 1, border = 1,lwd = 1)
polygon(x=c(sub$Q5[13], sub$Q5[13], sub$Q95[13], sub$Q95[13]),y=(yyy2+11), col = 1, border = 1,lwd = 1)
polygon(x=c(sub$Q10[13], sub$Q10[13], sub$Q90[13], sub$Q90[13]),y=(yyy3+11), col = 1, border = 1,lwd = 1)
polygon(x=c(sub$Q2.5[15], sub$Q2.5[15], sub$Q97.5[15], sub$Q97.5[15]),y=(yyy1+12), col = 1, border = 1,lwd = 1)
polygon(x=c(sub$Q5[15], sub$Q5[15], sub$Q95[15], sub$Q95[15]),y=(yyy2+12), col = 1, border = 1,lwd = 1)
polygon(x=c(sub$Q10[15], sub$Q10[15], sub$Q90[15], sub$Q90[15]),y=(yyy3+12), col = 1, border = 1,lwd = 1)
polygon(x=c(sub$Q2.5[12], sub$Q2.5[12], sub$Q97.5[12], sub$Q97.5[12]),y=(yyy1+13), col = 1, border = 1,lwd = 1)
polygon(x=c(sub$Q5[12], sub$Q5[12], sub$Q95[12], sub$Q95[12]),y=(yyy2+13), col = 1, border = 1,lwd = 1)
polygon(x=c(sub$Q10[12], sub$Q10[12], sub$Q90[12], sub$Q90[12]),y=(yyy3+13), col = 1, border = 1,lwd = 1)
polygon(x=c(sub$Q2.5[16], sub$Q2.5[16], sub$Q97.5[16], sub$Q97.5[16]),y=(yyy1+14), col = 1, border = 1,lwd = 1)
polygon(x=c(sub$Q5[16], sub$Q5[16], sub$Q95[16], sub$Q95[16]),y=(yyy2+14), col = 1, border = 1,lwd = 1)
polygon(x=c(sub$Q10[16], sub$Q10[16], sub$Q90[16], sub$Q90[16]),y=(yyy3+14), col = 1, border = 1,lwd = 1)
abline(h=4.5,lty=2)
abline(h=8.5,lty=2)
abline(h=10.5,lty=2)
abline(h=14.5,lty=2)

#### EPT_abund #####
sub <- subset(drivEst, Response == "EPT_abund")
est <- sub$Estimate[2:16]
plot(yy ~ est, ylab="",xlab="", yaxt="n", las=1, type="n",xlim=c(-0.008,0.005), cex=2)
title(xlab="Est. on EPT abund.", line=2.4,cex.lab=1.3)
polygon(x=c(-100,-100,0,0),
        y=c(-4,22,22,-4), col = "grey80", border = "grey80")
box(lwd=2)
points(yy ~ est, pch="l",cex=2)
polygon(x=c(sub$Q2.5[2], sub$Q2.5[2], sub$Q97.5[2], sub$Q97.5[2]),y=yyy1, col = 1, border = 1,lwd = 1)
polygon(x=c(sub$Q5[2], sub$Q5[2], sub$Q95[2], sub$Q95[2]),y=yyy2, col = 1, border = 1,lwd = 1)
polygon(x=c(sub$Q10[2], sub$Q10[2], sub$Q90[2], sub$Q90[2]),y=yyy3, col = 1, border = 1,lwd = 1)
polygon(x=c(sub$Q2.5[4], sub$Q2.5[4], sub$Q97.5[4], sub$Q97.5[4]),y=(yyy1+1), col = 1, border = 1,lwd = 1)
polygon(x=c(sub$Q5[4], sub$Q5[4], sub$Q95[4], sub$Q95[4]),y=(yyy2+1), col = 1, border = 1,lwd = 1)
polygon(x=c(sub$Q10[4], sub$Q10[4], sub$Q90[4], sub$Q90[4]),y=(yyy3+1), col = 1, border = 1,lwd = 1)
polygon(x=c(sub$Q2.5[3], sub$Q2.5[3], sub$Q97.5[3], sub$Q97.5[3]),y=(yyy1+2), col = 1, border = 1,lwd = 1)
polygon(x=c(sub$Q5[3], sub$Q5[3], sub$Q95[3], sub$Q95[3]),y=(yyy2+2), col = 1, border = 1,lwd = 1)
polygon(x=c(sub$Q10[3], sub$Q10[3], sub$Q90[3], sub$Q90[3]),y=(yyy3+2), col = 1, border = 1,lwd = 1)
polygon(x=c(sub$Q2.5[5], sub$Q2.5[5], sub$Q97.5[5], sub$Q97.5[5]),y=(yyy1+3), col = 1, border = 1,lwd = 1)
polygon(x=c(sub$Q5[5], sub$Q5[5], sub$Q95[5], sub$Q95[5]),y=(yyy2+3), col = 1, border = 1,lwd = 1)
polygon(x=c(sub$Q10[5], sub$Q10[5], sub$Q90[5], sub$Q90[5]),y=(yyy3+3), col = 1, border = 1,lwd = 1)
polygon(x=c(sub$Q2.5[6], sub$Q2.5[6], sub$Q97.5[6], sub$Q97.5[6]),y=(yyy1+4), col = 1, border = 1,lwd = 1)
polygon(x=c(sub$Q5[6], sub$Q5[6], sub$Q95[6], sub$Q95[6]),y=(yyy2+4), col = 1, border = 1,lwd = 1)
polygon(x=c(sub$Q10[6], sub$Q10[6], sub$Q90[6], sub$Q90[6]),y=(yyy3+4), col = 1, border = 1,lwd = 1)
polygon(x=c(sub$Q2.5[7], sub$Q2.5[7], sub$Q97.5[7], sub$Q97.5[7]),y=(yyy1+5), col = 1, border = 1,lwd = 1)
polygon(x=c(sub$Q5[7], sub$Q5[7], sub$Q95[7], sub$Q95[7]),y=(yyy2+5), col = 1, border = 1,lwd = 1)
polygon(x=c(sub$Q10[7], sub$Q10[7], sub$Q90[7], sub$Q90[7]),y=(yyy3+5), col = 1, border = 1,lwd = 1)
polygon(x=c(sub$Q2.5[8], sub$Q2.5[8], sub$Q97.5[8], sub$Q97.5[8]),y=(yyy1+6), col = 1, border = 1,lwd = 1)
polygon(x=c(sub$Q5[8], sub$Q5[8], sub$Q95[8], sub$Q95[8]),y=(yyy2+6), col = 1, border = 1,lwd = 1)
polygon(x=c(sub$Q10[8], sub$Q10[8], sub$Q90[8], sub$Q90[8]),y=(yyy3+6), col = 1, border = 1,lwd = 1)
polygon(x=c(sub$Q2.5[9], sub$Q2.5[9], sub$Q97.5[9], sub$Q97.5[9]),y=(yyy1+7), col = 1, border = 1,lwd = 1)
polygon(x=c(sub$Q5[9], sub$Q5[9], sub$Q95[9], sub$Q95[9]),y=(yyy2+7), col = 1, border = 1,lwd = 1)
polygon(x=c(sub$Q10[9], sub$Q10[9], sub$Q90[9], sub$Q90[9]),y=(yyy3+7), col = 1, border = 1,lwd = 1)
polygon(x=c(sub$Q2.5[10], sub$Q2.5[10], sub$Q97.5[10], sub$Q97.5[10]),y=(yyy1+8), col = 1, border = 1,lwd = 1)
polygon(x=c(sub$Q5[10], sub$Q5[10], sub$Q95[10], sub$Q95[10]),y=(yyy2+8), col = 1, border = 1,lwd = 1)
polygon(x=c(sub$Q10[10], sub$Q10[10], sub$Q90[10], sub$Q90[10]),y=(yyy3+8), col = 1, border = 1,lwd = 1)
polygon(x=c(sub$Q2.5[11], sub$Q2.5[11], sub$Q97.5[11], sub$Q97.5[11]),y=(yyy1+9), col = 1, border = 1,lwd = 1)
polygon(x=c(sub$Q5[11], sub$Q5[11], sub$Q95[11], sub$Q95[11]),y=(yyy2+9), col = 1, border = 1,lwd = 1)
polygon(x=c(sub$Q10[11], sub$Q10[11], sub$Q90[11], sub$Q90[11]),y=(yyy3+9), col = 1, border = 1,lwd = 1)
polygon(x=c(sub$Q2.5[14], sub$Q2.5[14], sub$Q97.5[14], sub$Q97.5[14]),y=(yyy1+10), col = 1, border = 1,lwd = 1)
polygon(x=c(sub$Q5[14], sub$Q5[14], sub$Q95[14], sub$Q95[14]),y=(yyy2+10), col = 1, border = 1,lwd = 1)
polygon(x=c(sub$Q10[14], sub$Q10[14], sub$Q90[14], sub$Q90[14]),y=(yyy3+10), col = 1, border = 1,lwd = 1)
polygon(x=c(sub$Q2.5[13], sub$Q2.5[13], sub$Q97.5[13], sub$Q97.5[13]),y=(yyy1+11), col = 1, border = 1,lwd = 1)
polygon(x=c(sub$Q5[13], sub$Q5[13], sub$Q95[13], sub$Q95[13]),y=(yyy2+11), col = 1, border = 1,lwd = 1)
polygon(x=c(sub$Q10[13], sub$Q10[13], sub$Q90[13], sub$Q90[13]),y=(yyy3+11), col = 1, border = 1,lwd = 1)
polygon(x=c(sub$Q2.5[15], sub$Q2.5[15], sub$Q97.5[15], sub$Q97.5[15]),y=(yyy1+12), col = 1, border = 1,lwd = 1)
polygon(x=c(sub$Q5[15], sub$Q5[15], sub$Q95[15], sub$Q95[15]),y=(yyy2+12), col = 1, border = 1,lwd = 1)
polygon(x=c(sub$Q10[15], sub$Q10[15], sub$Q90[15], sub$Q90[15]),y=(yyy3+12), col = 1, border = 1,lwd = 1)
polygon(x=c(sub$Q2.5[12], sub$Q2.5[12], sub$Q97.5[12], sub$Q97.5[12]),y=(yyy1+13), col = 1, border = 1,lwd = 1)
polygon(x=c(sub$Q5[12], sub$Q5[12], sub$Q95[12], sub$Q95[12]),y=(yyy2+13), col = 1, border = 1,lwd = 1)
polygon(x=c(sub$Q10[12], sub$Q10[12], sub$Q90[12], sub$Q90[12]),y=(yyy3+13), col = 1, border = 1,lwd = 1)
polygon(x=c(sub$Q2.5[16], sub$Q2.5[16], sub$Q97.5[16], sub$Q97.5[16]),y=(yyy1+14), col = 1, border = 1,lwd = 1)
polygon(x=c(sub$Q5[16], sub$Q5[16], sub$Q95[16], sub$Q95[16]),y=(yyy2+14), col = 1, border = 1,lwd = 1)
polygon(x=c(sub$Q10[16], sub$Q10[16], sub$Q90[16], sub$Q90[16]),y=(yyy3+14), col = 1, border = 1,lwd = 1)
abline(h=4.5,lty=2)
abline(h=8.5,lty=2)
abline(h=10.5,lty=2)
abline(h=14.5,lty=2)

#### insect_SppRich #####
sub <- subset(drivEst, Response == "insect_SppRich")
est <- sub$Estimate[2:16]
plot(yy ~ est, ylab="",xlab="", yaxt="n", las=1, type="n",xlim=c(-0.07,0.07), cex=2)
title(xlab="Est. on insect spp. richness", line=2.4,cex.lab=1.3)
polygon(x=c(-100,-100,0,0),
        y=c(-4,22,22,-4), col = "grey80", border = "grey80")
box(lwd=2)
points(yy ~ est, pch="l",cex=2)
polygon(x=c(sub$Q2.5[2], sub$Q2.5[2], sub$Q97.5[2], sub$Q97.5[2]),y=yyy1, col = 1, border = 1,lwd = 1)
polygon(x=c(sub$Q5[2], sub$Q5[2], sub$Q95[2], sub$Q95[2]),y=yyy2, col = 1, border = 1,lwd = 1)
polygon(x=c(sub$Q10[2], sub$Q10[2], sub$Q90[2], sub$Q90[2]),y=yyy3, col = 1, border = 1,lwd = 1)
polygon(x=c(sub$Q2.5[4], sub$Q2.5[4], sub$Q97.5[4], sub$Q97.5[4]),y=(yyy1+1), col = 1, border = 1,lwd = 1)
polygon(x=c(sub$Q5[4], sub$Q5[4], sub$Q95[4], sub$Q95[4]),y=(yyy2+1), col = 1, border = 1,lwd = 1)
polygon(x=c(sub$Q10[4], sub$Q10[4], sub$Q90[4], sub$Q90[4]),y=(yyy3+1), col = 1, border = 1,lwd = 1)
polygon(x=c(sub$Q2.5[3], sub$Q2.5[3], sub$Q97.5[3], sub$Q97.5[3]),y=(yyy1+2), col = 1, border = 1,lwd = 1)
polygon(x=c(sub$Q5[3], sub$Q5[3], sub$Q95[3], sub$Q95[3]),y=(yyy2+2), col = 1, border = 1,lwd = 1)
polygon(x=c(sub$Q10[3], sub$Q10[3], sub$Q90[3], sub$Q90[3]),y=(yyy3+2), col = 1, border = 1,lwd = 1)
polygon(x=c(sub$Q2.5[5], sub$Q2.5[5], sub$Q97.5[5], sub$Q97.5[5]),y=(yyy1+3), col = 1, border = 1,lwd = 1)
polygon(x=c(sub$Q5[5], sub$Q5[5], sub$Q95[5], sub$Q95[5]),y=(yyy2+3), col = 1, border = 1,lwd = 1)
polygon(x=c(sub$Q10[5], sub$Q10[5], sub$Q90[5], sub$Q90[5]),y=(yyy3+3), col = 1, border = 1,lwd = 1)
polygon(x=c(sub$Q2.5[6], sub$Q2.5[6], sub$Q97.5[6], sub$Q97.5[6]),y=(yyy1+4), col = 1, border = 1,lwd = 1)
polygon(x=c(sub$Q5[6], sub$Q5[6], sub$Q95[6], sub$Q95[6]),y=(yyy2+4), col = 1, border = 1,lwd = 1)
polygon(x=c(sub$Q10[6], sub$Q10[6], sub$Q90[6], sub$Q90[6]),y=(yyy3+4), col = 1, border = 1,lwd = 1)
polygon(x=c(sub$Q2.5[7], sub$Q2.5[7], sub$Q97.5[7], sub$Q97.5[7]),y=(yyy1+5), col = 1, border = 1,lwd = 1)
polygon(x=c(sub$Q5[7], sub$Q5[7], sub$Q95[7], sub$Q95[7]),y=(yyy2+5), col = 1, border = 1,lwd = 1)
polygon(x=c(sub$Q10[7], sub$Q10[7], sub$Q90[7], sub$Q90[7]),y=(yyy3+5), col = 1, border = 1,lwd = 1)
polygon(x=c(sub$Q2.5[8], sub$Q2.5[8], sub$Q97.5[8], sub$Q97.5[8]),y=(yyy1+6), col = 1, border = 1,lwd = 1)
polygon(x=c(sub$Q5[8], sub$Q5[8], sub$Q95[8], sub$Q95[8]),y=(yyy2+6), col = 1, border = 1,lwd = 1)
polygon(x=c(sub$Q10[8], sub$Q10[8], sub$Q90[8], sub$Q90[8]),y=(yyy3+6), col = 1, border = 1,lwd = 1)
polygon(x=c(sub$Q2.5[9], sub$Q2.5[9], sub$Q97.5[9], sub$Q97.5[9]),y=(yyy1+7), col = 1, border = 1,lwd = 1)
polygon(x=c(sub$Q5[9], sub$Q5[9], sub$Q95[9], sub$Q95[9]),y=(yyy2+7), col = 1, border = 1,lwd = 1)
polygon(x=c(sub$Q10[9], sub$Q10[9], sub$Q90[9], sub$Q90[9]),y=(yyy3+7), col = 1, border = 1,lwd = 1)
polygon(x=c(sub$Q2.5[10], sub$Q2.5[10], sub$Q97.5[10], sub$Q97.5[10]),y=(yyy1+8), col = 1, border = 1,lwd = 1)
polygon(x=c(sub$Q5[10], sub$Q5[10], sub$Q95[10], sub$Q95[10]),y=(yyy2+8), col = 1, border = 1,lwd = 1)
polygon(x=c(sub$Q10[10], sub$Q10[10], sub$Q90[10], sub$Q90[10]),y=(yyy3+8), col = 1, border = 1,lwd = 1)
polygon(x=c(sub$Q2.5[11], sub$Q2.5[11], sub$Q97.5[11], sub$Q97.5[11]),y=(yyy1+9), col = 1, border = 1,lwd = 1)
polygon(x=c(sub$Q5[11], sub$Q5[11], sub$Q95[11], sub$Q95[11]),y=(yyy2+9), col = 1, border = 1,lwd = 1)
polygon(x=c(sub$Q10[11], sub$Q10[11], sub$Q90[11], sub$Q90[11]),y=(yyy3+9), col = 1, border = 1,lwd = 1)
polygon(x=c(sub$Q2.5[14], sub$Q2.5[14], sub$Q97.5[14], sub$Q97.5[14]),y=(yyy1+10), col = 1, border = 1,lwd = 1)
polygon(x=c(sub$Q5[14], sub$Q5[14], sub$Q95[14], sub$Q95[14]),y=(yyy2+10), col = 1, border = 1,lwd = 1)
polygon(x=c(sub$Q10[14], sub$Q10[14], sub$Q90[14], sub$Q90[14]),y=(yyy3+10), col = 1, border = 1,lwd = 1)
polygon(x=c(sub$Q2.5[13], sub$Q2.5[13], sub$Q97.5[13], sub$Q97.5[13]),y=(yyy1+11), col = 1, border = 1,lwd = 1)
polygon(x=c(sub$Q5[13], sub$Q5[13], sub$Q95[13], sub$Q95[13]),y=(yyy2+11), col = 1, border = 1,lwd = 1)
polygon(x=c(sub$Q10[13], sub$Q10[13], sub$Q90[13], sub$Q90[13]),y=(yyy3+11), col = 1, border = 1,lwd = 1)
polygon(x=c(sub$Q2.5[15], sub$Q2.5[15], sub$Q97.5[15], sub$Q97.5[15]),y=(yyy1+12), col = 1, border = 1,lwd = 1)
polygon(x=c(sub$Q5[15], sub$Q5[15], sub$Q95[15], sub$Q95[15]),y=(yyy2+12), col = 1, border = 1,lwd = 1)
polygon(x=c(sub$Q10[15], sub$Q10[15], sub$Q90[15], sub$Q90[15]),y=(yyy3+12), col = 1, border = 1,lwd = 1)
polygon(x=c(sub$Q2.5[12], sub$Q2.5[12], sub$Q97.5[12], sub$Q97.5[12]),y=(yyy1+13), col = 1, border = 1,lwd = 1)
polygon(x=c(sub$Q5[12], sub$Q5[12], sub$Q95[12], sub$Q95[12]),y=(yyy2+13), col = 1, border = 1,lwd = 1)
polygon(x=c(sub$Q10[12], sub$Q10[12], sub$Q90[12], sub$Q90[12]),y=(yyy3+13), col = 1, border = 1,lwd = 1)
polygon(x=c(sub$Q2.5[16], sub$Q2.5[16], sub$Q97.5[16], sub$Q97.5[16]),y=(yyy1+14), col = 1, border = 1,lwd = 1)
polygon(x=c(sub$Q5[16], sub$Q5[16], sub$Q95[16], sub$Q95[16]),y=(yyy2+14), col = 1, border = 1,lwd = 1)
polygon(x=c(sub$Q10[16], sub$Q10[16], sub$Q90[16], sub$Q90[16]),y=(yyy3+14), col = 1, border = 1,lwd = 1)
abline(h=4.5,lty=2)
abline(h=8.5,lty=2)
abline(h=10.5,lty=2)
abline(h=14.5,lty=2)

#### insect_abund #####
sub <- subset(drivEst, Response == "insect_abund")
est <- sub$Estimate[2:16]
plot(yy ~ est, ylab="",xlab="", yaxt="n", las=1, type="n",xlim=c(-0.004,0.004), cex=2)
title(xlab="Est. on insect abund.", line=2.4,cex.lab=1.3)
polygon(x=c(-100,-100,0,0),
        y=c(-4,22,22,-4), col = "grey80", border = "grey80")
box(lwd=2)
points(yy ~ est, pch="l",cex=2)
polygon(x=c(sub$Q2.5[2], sub$Q2.5[2], sub$Q97.5[2], sub$Q97.5[2]),y=yyy1, col = 1, border = 1,lwd = 1)
polygon(x=c(sub$Q5[2], sub$Q5[2], sub$Q95[2], sub$Q95[2]),y=yyy2, col = 1, border = 1,lwd = 1)
polygon(x=c(sub$Q10[2], sub$Q10[2], sub$Q90[2], sub$Q90[2]),y=yyy3, col = 1, border = 1,lwd = 1)
polygon(x=c(sub$Q2.5[4], sub$Q2.5[4], sub$Q97.5[4], sub$Q97.5[4]),y=(yyy1+1), col = 1, border = 1,lwd = 1)
polygon(x=c(sub$Q5[4], sub$Q5[4], sub$Q95[4], sub$Q95[4]),y=(yyy2+1), col = 1, border = 1,lwd = 1)
polygon(x=c(sub$Q10[4], sub$Q10[4], sub$Q90[4], sub$Q90[4]),y=(yyy3+1), col = 1, border = 1,lwd = 1)
polygon(x=c(sub$Q2.5[3], sub$Q2.5[3], sub$Q97.5[3], sub$Q97.5[3]),y=(yyy1+2), col = 1, border = 1,lwd = 1)
polygon(x=c(sub$Q5[3], sub$Q5[3], sub$Q95[3], sub$Q95[3]),y=(yyy2+2), col = 1, border = 1,lwd = 1)
polygon(x=c(sub$Q10[3], sub$Q10[3], sub$Q90[3], sub$Q90[3]),y=(yyy3+2), col = 1, border = 1,lwd = 1)
polygon(x=c(sub$Q2.5[5], sub$Q2.5[5], sub$Q97.5[5], sub$Q97.5[5]),y=(yyy1+3), col = 1, border = 1,lwd = 1)
polygon(x=c(sub$Q5[5], sub$Q5[5], sub$Q95[5], sub$Q95[5]),y=(yyy2+3), col = 1, border = 1,lwd = 1)
polygon(x=c(sub$Q10[5], sub$Q10[5], sub$Q90[5], sub$Q90[5]),y=(yyy3+3), col = 1, border = 1,lwd = 1)
polygon(x=c(sub$Q2.5[6], sub$Q2.5[6], sub$Q97.5[6], sub$Q97.5[6]),y=(yyy1+4), col = 1, border = 1,lwd = 1)
polygon(x=c(sub$Q5[6], sub$Q5[6], sub$Q95[6], sub$Q95[6]),y=(yyy2+4), col = 1, border = 1,lwd = 1)
polygon(x=c(sub$Q10[6], sub$Q10[6], sub$Q90[6], sub$Q90[6]),y=(yyy3+4), col = 1, border = 1,lwd = 1)
polygon(x=c(sub$Q2.5[7], sub$Q2.5[7], sub$Q97.5[7], sub$Q97.5[7]),y=(yyy1+5), col = 1, border = 1,lwd = 1)
polygon(x=c(sub$Q5[7], sub$Q5[7], sub$Q95[7], sub$Q95[7]),y=(yyy2+5), col = 1, border = 1,lwd = 1)
polygon(x=c(sub$Q10[7], sub$Q10[7], sub$Q90[7], sub$Q90[7]),y=(yyy3+5), col = 1, border = 1,lwd = 1)
polygon(x=c(sub$Q2.5[8], sub$Q2.5[8], sub$Q97.5[8], sub$Q97.5[8]),y=(yyy1+6), col = 1, border = 1,lwd = 1)
polygon(x=c(sub$Q5[8], sub$Q5[8], sub$Q95[8], sub$Q95[8]),y=(yyy2+6), col = 1, border = 1,lwd = 1)
polygon(x=c(sub$Q10[8], sub$Q10[8], sub$Q90[8], sub$Q90[8]),y=(yyy3+6), col = 1, border = 1,lwd = 1)
polygon(x=c(sub$Q2.5[9], sub$Q2.5[9], sub$Q97.5[9], sub$Q97.5[9]),y=(yyy1+7), col = 1, border = 1,lwd = 1)
polygon(x=c(sub$Q5[9], sub$Q5[9], sub$Q95[9], sub$Q95[9]),y=(yyy2+7), col = 1, border = 1,lwd = 1)
polygon(x=c(sub$Q10[9], sub$Q10[9], sub$Q90[9], sub$Q90[9]),y=(yyy3+7), col = 1, border = 1,lwd = 1)
polygon(x=c(sub$Q2.5[10], sub$Q2.5[10], sub$Q97.5[10], sub$Q97.5[10]),y=(yyy1+8), col = 1, border = 1,lwd = 1)
polygon(x=c(sub$Q5[10], sub$Q5[10], sub$Q95[10], sub$Q95[10]),y=(yyy2+8), col = 1, border = 1,lwd = 1)
polygon(x=c(sub$Q10[10], sub$Q10[10], sub$Q90[10], sub$Q90[10]),y=(yyy3+8), col = 1, border = 1,lwd = 1)
polygon(x=c(sub$Q2.5[11], sub$Q2.5[11], sub$Q97.5[11], sub$Q97.5[11]),y=(yyy1+9), col = 1, border = 1,lwd = 1)
polygon(x=c(sub$Q5[11], sub$Q5[11], sub$Q95[11], sub$Q95[11]),y=(yyy2+9), col = 1, border = 1,lwd = 1)
polygon(x=c(sub$Q10[11], sub$Q10[11], sub$Q90[11], sub$Q90[11]),y=(yyy3+9), col = 1, border = 1,lwd = 1)
polygon(x=c(sub$Q2.5[14], sub$Q2.5[14], sub$Q97.5[14], sub$Q97.5[14]),y=(yyy1+10), col = 1, border = 1,lwd = 1)
polygon(x=c(sub$Q5[14], sub$Q5[14], sub$Q95[14], sub$Q95[14]),y=(yyy2+10), col = 1, border = 1,lwd = 1)
polygon(x=c(sub$Q10[14], sub$Q10[14], sub$Q90[14], sub$Q90[14]),y=(yyy3+10), col = 1, border = 1,lwd = 1)
polygon(x=c(sub$Q2.5[13], sub$Q2.5[13], sub$Q97.5[13], sub$Q97.5[13]),y=(yyy1+11), col = 1, border = 1,lwd = 1)
polygon(x=c(sub$Q5[13], sub$Q5[13], sub$Q95[13], sub$Q95[13]),y=(yyy2+11), col = 1, border = 1,lwd = 1)
polygon(x=c(sub$Q10[13], sub$Q10[13], sub$Q90[13], sub$Q90[13]),y=(yyy3+11), col = 1, border = 1,lwd = 1)
polygon(x=c(sub$Q2.5[15], sub$Q2.5[15], sub$Q97.5[15], sub$Q97.5[15]),y=(yyy1+12), col = 1, border = 1,lwd = 1)
polygon(x=c(sub$Q5[15], sub$Q5[15], sub$Q95[15], sub$Q95[15]),y=(yyy2+12), col = 1, border = 1,lwd = 1)
polygon(x=c(sub$Q10[15], sub$Q10[15], sub$Q90[15], sub$Q90[15]),y=(yyy3+12), col = 1, border = 1,lwd = 1)
polygon(x=c(sub$Q2.5[12], sub$Q2.5[12], sub$Q97.5[12], sub$Q97.5[12]),y=(yyy1+13), col = 1, border = 1,lwd = 1)
polygon(x=c(sub$Q5[12], sub$Q5[12], sub$Q95[12], sub$Q95[12]),y=(yyy2+13), col = 1, border = 1,lwd = 1)
polygon(x=c(sub$Q10[12], sub$Q10[12], sub$Q90[12], sub$Q90[12]),y=(yyy3+13), col = 1, border = 1,lwd = 1)
polygon(x=c(sub$Q2.5[16], sub$Q2.5[16], sub$Q97.5[16], sub$Q97.5[16]),y=(yyy1+14), col = 1, border = 1,lwd = 1)
polygon(x=c(sub$Q5[16], sub$Q5[16], sub$Q95[16], sub$Q95[16]),y=(yyy2+14), col = 1, border = 1,lwd = 1)
polygon(x=c(sub$Q10[16], sub$Q10[16], sub$Q90[16], sub$Q90[16]),y=(yyy3+14), col = 1, border = 1,lwd = 1)
abline(h=4.5,lty=2)
abline(h=8.5,lty=2)
abline(h=10.5,lty=2)
abline(h=14.5,lty=2)

##
dev.off()
##

